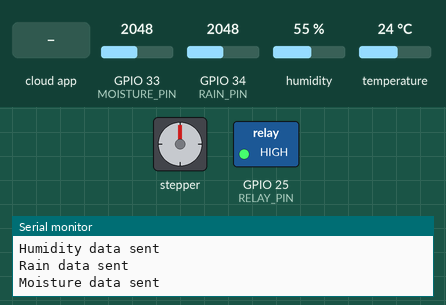
Simulated run of this sketch. Board: ESP32. Parts: stepper motor, switched loads named in the sketch (green lamp = pin HIGH), the last lines printed to the serial monitor. The inputs (shaded band) are chosen by the test bench; at power-on: GPIO 33 (MOISTURE_PIN) = 2048, temperature 24 °C, GPIO 34 (RAIN_PIN) = 2048, humidity 55 %. WiFi joins after 1.5 s; servers stay silent unless stated; the local clock reads 2024-03-15 10:24:30 at power-on unless the sketch sets it; the Firebase database answers and starts empty; stepper angles assume 2048 steps per turn.

Above: at 4.6 s.
4.7 s: GPIO 33 (MOISTURE_PIN) set to 2921
11.1 s: GPIO 33 (MOISTURE_PIN) set to 2986
At 14.7 s:
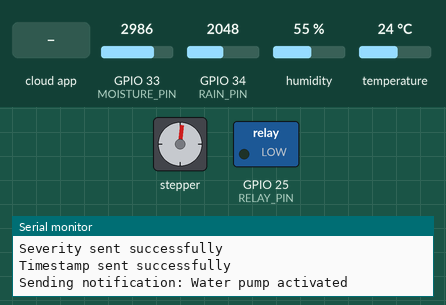
17.6 s: the phone or cloud app sets isManualModeOn to 1
At 20.1 s:
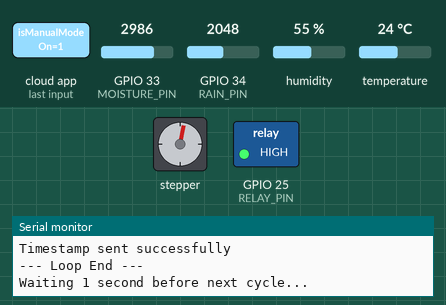
20.2 s: the phone or cloud app sets isWaterPumpOn to 1
At 22.8 s:
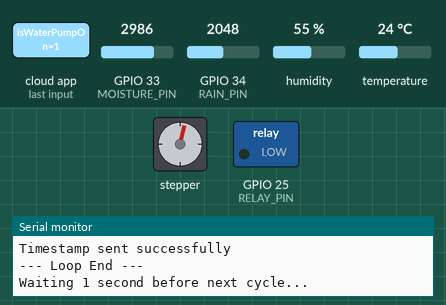
22.9 s: temperature set to 33 °C
26.8 s: the phone or cloud app sets isWaterPumpOn to 0
At 38.3 s:
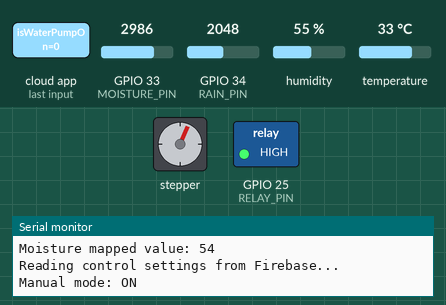
Timing chart, 0 to 60.9 s (numbered marks = the images above; inputs shaded):
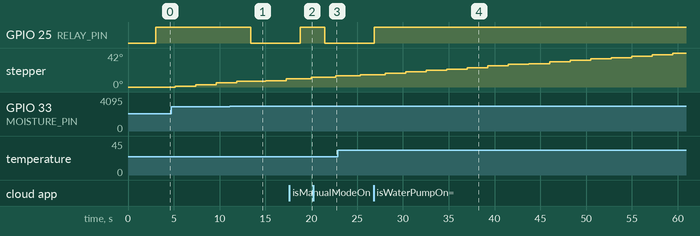

The sketch:

esp32.ino
```cpp
#include <WiFi.h>
#include <FirebaseESP32.h>
#include <DHT.h>
#include <Stepper.h>
#include <time.h>

// Sensor and pin definitions
#define RAIN_PIN 34
#define MOISTURE_PIN 33
#define DHTPIN 26
#define DHTTYPE DHT22

DHT dht(DHTPIN, DHTTYPE);

// Firebase credentials
#define DATABASE_URL "https://pechay-thesis-default-rtdb.asia-southeast1.firebasedatabase.app/"
#define API_KEY "AIzaSyDmBWWU8biW7hZ4jn8DCFiY0D7kvOnMQJE"

// Firebase objects
FirebaseData fbdo;
FirebaseAuth auth;
FirebaseConfig config;

const char* ssid = "ZTE_2.4G_uXJqdF";
const char* pass = "AreY0uSurE?";

// NTP Server for timestamp
const char* ntpServer = "time.google.com";
const long  gmtOffset_sec = 28800;
const int   daylightOffset_sec = 0;

// Relay pin for the water pump
const int RELAY_PIN = 25;

// Stepper motor pins
#define IN1 27
#define IN2 14
#define IN3 12
#define IN4 13

const int STEPS_PER_REV = 2048;
Stepper stepper(STEPS_PER_REV, IN1, IN2, IN3, IN4);

// Thresholds
const float TEMP_THRESHOLD = 30.0;
const int RAIN_THRESHOLD = 30;
const int MOISTURE_THRESHOLD = 55;
const int DAY_START_HOUR = 7; // 7:00 AM
const int DAY_END_HOUR = 19; // 7:00 PM

// State flag for roof position
bool roofIsOpen = false;

// Notification state flags to prevent duplicate notifications
bool highTempNotified = false;
bool heavyRainNotified = false;
bool lowMoistureNotified = false;
bool pumpActivatedNotified = false;
bool roofOpenedNotified = false;
bool roofClosedNotified = false;

struct tm timeinfo;
bool timeInitialized = false;
bool setupCompleted = false;

unsigned long lastHistoricalStorageTime = 0;
const unsigned long HISTORY_INTERVAL = 60000; // 1 minute in milliseconds
unsigned long lastStepTime = 0;
int stepsRemaining = 0;
int stepDirection = 1;
bool needToOpenRoof = false;
bool needToCloseRoof = false;

bool openRoof = false;
bool closeRoof = false;


void setup() {
    Serial.begin(115200);
    delay(1000);

    Serial.println("ESP32 starting up...");

    // WiFi connection with timeout
    Serial.println("Connecting to WiFi...");
    WiFi.begin(ssid, pass);

    // Set a timeout for WiFi connection (30 seconds)
    unsigned long startAttemptTime = millis();
    while (WiFi.status() != WL_CONNECTED && millis() - startAttemptTime < 30000) {
        delay(1000);
        Serial.print(".");
    }

    if (WiFi.status() != WL_CONNECTED) {
        Serial.println("\nFailed to connect to WiFi. Check credentials or network.");
    } else {
        Serial.println("\nConnected to WiFi");
    }

    // Initialize Firebase with error handling
    Serial.println("Initializing Firebase...");
    config.api_key = API_KEY;
    config.database_url = DATABASE_URL;

    // Demo user - KANI GAMITA MARK HA INIG DEMO
    auth.user.email = "panoy@gmail.com";
    auth.user.password = "123456";

    Firebase.begin(&config, &auth);
    Firebase.reconnectWiFi(true);
    Serial.println("Firebase initialized");

    // Initialize time with timeout
    Serial.println("Initializing time...");
    configTime(gmtOffset_sec, daylightOffset_sec, ntpServer);

    int timeRetries = 0;
    while(!getLocalTime(&timeinfo) && timeRetries < 3) {
        Serial.println("Failed to obtain time, retrying...");
        delay(1000);
        timeRetries++;
    }

    if(timeRetries >= 3) {
        Serial.println("Time synchronization failed after multiple attempts");
    } else {
        Serial.println("Time synchronized successfully");
        timeInitialized = true;
    }

    // Initialize sensors
    Serial.println("Initializing DHT sensor...");
    dht.begin();

    // Initialize pins
    Serial.println("Initializing pins...");
    pinMode(RELAY_PIN, OUTPUT);
    digitalWrite(RELAY_PIN, HIGH);

    // Stepper motor setup
    pinMode(IN1, OUTPUT);
    pinMode(IN2, OUTPUT);
    pinMode(IN3, OUTPUT);
    pinMode(IN4, OUTPUT);
    stepper.setSpeed(15);

    // Send initial system startup notification
    Serial.println("Sending startup notification...");
    sendNotification("System started and connected to WiFi", "info");

    Serial.println("Setup completed!");
    setupCompleted = true;
}

void sendDataToFirebase(float temperature, float humidity, int rain, int moisture, bool pumpStatus) {
    if (!Firebase.ready()) {
        Serial.println("Firebase not ready, skipping data upload");
        return;
    }

    if (Firebase.setFloat(fbdo, "/sensorData/temperature", temperature)) {
        Serial.println("Temperature data sent");
    } else {
        Serial.print("Temperature data failed: ");
        Serial.println(fbdo.errorReason());
    }

    if(Firebase.setFloat(fbdo, "/sensorData/humidity", humidity)) {
        Serial.println("Humidity data sent");
    } else {
        Serial.print("Humidity data failed: ");
        Serial.println(fbdo.errorReason());
    }

    if (Firebase.setInt(fbdo, "/sensorData/rain", rain)) {
        Serial.println("Rain data sent");
    } else {
        Serial.print("Rain data failed: ");
        Serial.println(fbdo.errorReason());
    }

    if (Firebase.setInt(fbdo, "/sensorData/moisture", moisture)) {
        Serial.println("Moisture data sent");
    } else {
        Serial.print("Moisture data failed: ");
        Serial.println(fbdo.errorReason());
    }

    if (Firebase.setBool(fbdo, "/sensorData/pumpStatus", pumpStatus)) {
        Serial.println("Pump status sent");
    } else {
        Serial.print("Pump status failed: ");
        Serial.println(fbdo.errorReason());
    }

    unsigned long currentTime = millis();
    if (currentTime - lastHistoricalStorageTime >= HISTORY_INTERVAL) {
        Serial.println("Storing hourly historical data...");

        time_t epochTime;
        time(&epochTime);

        String historyPath = "/hourly_history/" + String(epochTime);

        Serial.print("Storing historical data at path: ");
        Serial.println(historyPath);

        String readableTimestamp = getTimestamp();

        FirebaseJson json;
        json.set("temperature", temperature);
        json.set("humidity", humidity);
        json.set("rain", rain);
        json.set("moisture", moisture);
        json.set("pumpStatus", pumpStatus);
        json.set("readableTime", readableTimestamp);

        if (Firebase.setJSON(fbdo, historyPath, json)) {
            Serial.println("Historical data stored successfully");
        } else {
            Serial.print("Historical data storage failed: ");
            Serial.println(fbdo.errorReason());
        }

        lastHistoricalStorageTime = currentTime;
    }
}

String getTimestamp() {
    if(!getLocalTime(&timeinfo)){
        Serial.println("Failed to obtain time");
        return "Time Error";
    }
    timeInitialized = true;
    char timeStringBuff[30];
    strftime(timeStringBuff, sizeof(timeStringBuff), "%Y-%m-%d %H:%M:%S", &timeinfo);
    return String(timeStringBuff);
}

void sendNotification(String message, String severity) {
    if (!Firebase.ready()) {
        Serial.println("Firebase not ready yet, cannot send notifications");
        return;
    }

    String timestamp = getTimestamp();
    String notificationPath = "/notifications/" + String(millis());

    Serial.print("Sending notification: ");
    Serial.println(message);

    if (Firebase.setString(fbdo, notificationPath + "/message", message)) {
        Serial.println("Message sent successfully");
    } else {
        Serial.print("Message sending failed: ");
        Serial.println(fbdo.errorReason());
    }

    if (Firebase.setString(fbdo, notificationPath + "/severity", severity)) {
        Serial.println("Severity sent successfully");
    } else {
        Serial.print("Severity sending failed: ");
        Serial.println(fbdo.errorReason());
    }

    if (Firebase.setString(fbdo, notificationPath + "/timestamp", timestamp)) {
        Serial.println("Timestamp sent successfully");
    } else {
        Serial.print("Timestamp sending failed: ");
        Serial.println(fbdo.errorReason());
    }
}

void checkAndSendNotifications(float temperature, float humidity, int rainValue, int moistureValue, bool pumpStatus) {
    // Temperature notifications
    if (temperature > TEMP_THRESHOLD && !highTempNotified) {
        sendNotification("High temperature detected: " + String(temperature) + "°C", "warning");
        highTempNotified = true;
    } else if (temperature <= TEMP_THRESHOLD && highTempNotified) {
        highTempNotified = false;
    }

    // Rain notifications
    if (rainValue > RAIN_THRESHOLD && !heavyRainNotified) {
        sendNotification("Heavy rain detected: " + String(rainValue) + "%", "warning");
        heavyRainNotified = true;
    } else if (rainValue <= RAIN_THRESHOLD && heavyRainNotified) {
        heavyRainNotified = false;
    }

    // Moisture notifications
    if (moistureValue <= MOISTURE_THRESHOLD && !lowMoistureNotified) {
        sendNotification("Low moisture detected: " + String(moistureValue) + "%", "warning");
        lowMoistureNotified = true;
    } else if (moistureValue > MOISTURE_THRESHOLD && lowMoistureNotified) {
        lowMoistureNotified = false;
    }

    // Pump status notifications
    if (pumpStatus && !pumpActivatedNotified) {
        sendNotification("Water pump activated", "info");
        pumpActivatedNotified = true;
    } else if (!pumpStatus && pumpActivatedNotified) {
        sendNotification("Water pump deactivated", "info");
        pumpActivatedNotified = false;
    }
}

void loop() {
    Serial.println("\n--- Loop Start ---");

    // Check if setup completed successfully
    if (!setupCompleted) {
        Serial.println("Setup did not complete successfully. Retrying...");
        setup();
        delay(5000);
        return;
    }

    // Check WiFi connection
    if (WiFi.status() != WL_CONNECTED) {
        Serial.println("WiFi connection lost. Reconnecting...");
        WiFi.reconnect();
        delay(5000);
        return;
    } else {
        Serial.println("WiFi connected");
    }

    // Check Firebase connection
    if (!Firebase.ready()) {
        Serial.println("Firebase not ready, attempting to reconnect...");
        Firebase.begin(&config, &auth);
        delay(1000);
    } else {
        Serial.println("Firebase ready");
    }

    // Read sensor data with error checking
    Serial.println("Reading sensors...");

    float temperature = dht.readTemperature();
    float humidity = dht.readHumidity();
    if (isnan(temperature) || isnan(humidity)) {
        Serial.println("Failed to read readings from DHT sensor!");
        temperature = 0;
        humidity = 0;
    } else {
        Serial.print("Temperature: ");
        Serial.println(temperature);
        Serial.print("Humidity: ");
        Serial.println(humidity);
    }

    int rainValue = analogRead(RAIN_PIN);
    Serial.print("Rain raw value: ");
    Serial.println(rainValue);

    rainValue = map(rainValue, 4095, 1500, 0, 100);
    rainValue = constrain(rainValue, 0, 100);
    Serial.print("Rain mapped value: ");
    Serial.println(rainValue);

    int moistureValue = analogRead(MOISTURE_PIN);
    Serial.print("Moisture raw value: ");
    Serial.println(moistureValue);

    moistureValue = map(moistureValue, 4095, 2048, 0, 100);
    moistureValue = constrain(moistureValue, 0, 100);
    Serial.print("Moisture mapped value: ");
    Serial.println(moistureValue);

    int speedRPM = 15;
    int stepsPerSecond = (STEPS_PER_REV * speedRPM) / 60;
    int stepsFor10Seconds = stepsPerSecond * 20;

    // Read control mode from Firebase with error handling
    Serial.println("Reading control settings from Firebase...");
    bool isManualModeOn = false;
    bool manualRoofOpen = false;
    bool manualPumpOn = false;

    if (Firebase.getBool(fbdo, "/controls/isManualModeOn")) {
        isManualModeOn = fbdo.boolData();
        Serial.print("Manual mode: ");
        Serial.println(isManualModeOn ? "ON" : "OFF");
    } else {
        Serial.println("Failed to read manual mode setting");
    }

    if (Firebase.getBool(fbdo, "/controls/isRoofOpen")) {
        manualRoofOpen = fbdo.boolData();
        Serial.print("Manual roof setting: ");
        Serial.println(manualRoofOpen ? "OPEN" : "CLOSED");
    } else {
        Serial.println("Failed to read roof setting");
    }

    if (Firebase.getBool(fbdo, "/controls/isWaterPumpOn")) {
        manualPumpOn = fbdo.boolData();
        Serial.print("Manual pump setting: ");
        Serial.println(manualPumpOn ? "ON" : "OFF");
    } else {
        Serial.println("Failed to read pump setting");
    }

    // Control logic with more debug output
    if (isManualModeOn) {
        Serial.println("Manual mode active");

        // Roof control
        if (manualRoofOpen && !roofIsOpen && stepsRemaining == 0) {
            Serial.println("Manual command: Opening roof");
            needToOpenRoof = true;
        } else if (!manualRoofOpen && roofIsOpen && stepsRemaining == 0) {
            Serial.println("Manual command: Closing roof");
            needToCloseRoof = true;
        } else {
            Serial.println("No roof movement needed");
        }

        // Pump control
        if (manualPumpOn) {
            Serial.println("Manual command: Turning ON pump");
            digitalWrite(RELAY_PIN, LOW);
        } else {
            Serial.println("Manual command: Turning OFF pump");
            digitalWrite(RELAY_PIN, HIGH);
        }
    } else {
        Serial.println("Automatic mode active");

        if(!getLocalTime(&timeinfo)){
            Serial.println("Failed to obtain time");
            // return;
        } else {
            int currentHour = timeinfo.tm_hour;
            Serial.print("Current hour: ");
            Serial.println(currentHour);

            // Day/Night roof control
            if(currentHour >= DAY_START_HOUR && currentHour < DAY_END_HOUR) {
                if(!roofIsOpen && rainValue <= RAIN_THRESHOLD && stepsRemaining == 0) {
                    Serial.println("Opening roof: Day time");
                    needToOpenRoof = true;
                }
            } else {
                if(roofIsOpen && stepsRemaining == 0) {
                    Serial.println("Closing roof: Night time");
                    needToCloseRoof = true;
                }
            }

            // Roof logic based on temperature or rain
            if (!isnan(temperature)) {
                if ((temperature > TEMP_THRESHOLD || rainValue > RAIN_THRESHOLD) && !roofIsOpen && stepsRemaining == 0) {
                    Serial.println("Opening roof: Temp > threshold or Rain > threshold");
                    needToOpenRoof = true;

                } else if (temperature <= TEMP_THRESHOLD && rainValue <= RAIN_THRESHOLD && roofIsOpen && stepsRemaining == 0) {
                    int currentHour = timeinfo.tm_hour;
                    if (currentHour < DAY_START_HOUR || currentHour >= DAY_END_HOUR) {
                        Serial.println("Closing roof: Temp and Rain below threshold");
                        needToCloseRoof = true;
                    } else {
                        Serial.println("Keeping roof open during daytime despite normal conditions");
                    }
                } else {
                    Serial.println("No roof movement needed");
                }
            }
        }

        Serial.print("Moisture: ");
        Serial.println(moistureValue);
        if (moistureValue <= MOISTURE_THRESHOLD) {
            Serial.println("Activating pump...");
            digitalWrite(RELAY_PIN, LOW);
        } else {
            Serial.println("Deactivating pump...");
            digitalWrite(RELAY_PIN, HIGH);
        }
    }

    // Send sensor data back to Firebase
    bool pumpStatus = digitalRead(RELAY_PIN) == LOW;
    Serial.print("Pump status: ");
    Serial.println(pumpStatus ? "ON" : "OFF");

    sendDataToFirebase(temperature, humidity, rainValue, moistureValue, pumpStatus);

    Serial.println("Checking notification conditions...");
    checkAndSendNotifications(temperature, humidity, rainValue, moistureValue, pumpStatus);

    if(needToOpenRoof && stepsRemaining == 0) {
        stepsRemaining = stepsFor10Seconds;
        stepDirection = 1;
        needToOpenRoof = false;
        Serial.println("Starting to open the roof");
    } else if (needToCloseRoof && stepsRemaining == 0) {
        stepsRemaining = stepsFor10Seconds;
        stepDirection = -1;
        needToCloseRoof = false;
        Serial.println("Starting to close the roof");
    }

    if(stepsRemaining > 0) {
        unsigned long currentMillis = millis();
        if(currentMillis - lastStepTime >= 2) {
            stepper.step(stepDirection * 10);
            stepsRemaining -= 10;
            lastStepTime = currentMillis;

            if(stepsRemaining <= 0) {
                stepsRemaining = 0;
                roofIsOpen = (stepDirection > 0);

                if(roofIsOpen) {
                    if(isManualModeOn) {
                        sendNotification("Roof opened manually", "info");
                    } else if (temperature > TEMP_THRESHOLD && rainValue > RAIN_THRESHOLD) {
                        sendNotification("Roof opened due to high temperature or rain", "info");
                    } else if (temperature > TEMP_THRESHOLD) {
                        sendNotification("Roof opened due to high temperature", "info");
                    } else if (rainValue > RAIN_THRESHOLD) {
                        sendNotification("Roof opened due to heavy rain", "info");
                    } else {
                        sendNotification("Roof opened automatically", "info");
                    }
                } else {
                    int currentHour = timeinfo.tm_hour;
                    if (currentHour < DAY_START_HOUR || currentHour >= DAY_END_HOUR) {
                        sendNotification("Roof closed automatically during nighttime", "info");
                    } else {
                        sendNotification("Roof closed automatically", "info");
                    }
                }
                Serial.println(roofIsOpen ? "Roof is now open" : "Roof is now closed");
            }
        }
    }

    Serial.println("--- Loop End ---");
    Serial.println("Waiting 1 second before next cycle...");
    delay(1000);
}
```

Measured:
- the behaviour switches between 2948 and 2949 on GPIO 33 (MOISTURE_PIN) (found by bisection; images 0 and 1)
- after the input at 11.1 s, GPIO 25 (RELAY_PIN): HIGH → LOW after 2.3 s
- after the input at 17.6 s, GPIO 25 (RELAY_PIN): LOW → HIGH after 1.2 s
- after the input at 20.2 s, GPIO 25 (RELAY_PIN): HIGH → LOW after 1.3 s
- after the input at 26.8 s, GPIO 25 (RELAY_PIN): LOW → HIGH after 0.06 s
